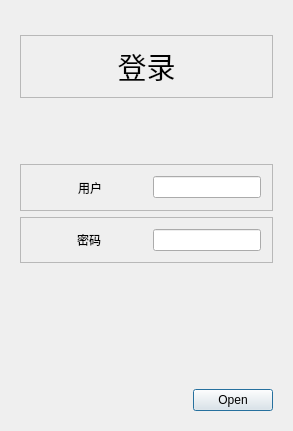
<?xml version="1.0" encoding="UTF-8"?>
<ui version="4.0">
 <class>LogDialog</class>
 <widget class="QDialog" name="LogDialog">
  <property name="geometry">
   <rect>
    <x>0</x>
    <y>0</y>
    <width>293</width>
    <height>431</height>
   </rect>
  </property>
  <property name="windowTitle">
   <string>登录界面</string>
  </property>
  <layout class="QVBoxLayout" name="verticalLayout">
   <property name="leftMargin">
    <number>20</number>
   </property>
   <property name="topMargin">
    <number>20</number>
   </property>
   <property name="rightMargin">
    <number>20</number>
   </property>
   <property name="bottomMargin">
    <number>20</number>
   </property>
   <item>
    <spacer name="verticalSpacer_2">
     <property name="orientation">
      <enum>Qt::Vertical</enum>
     </property>
     <property name="sizeType">
      <enum>QSizePolicy::Fixed</enum>
     </property>
     <property name="sizeHint" stdset="0">
      <size>
       <width>20</width>
       <height>15</height>
      </size>
     </property>
    </spacer>
   </item>
   <item>
    <widget class="QFrame" name="frame_3">
     <property name="frameShape">
      <enum>QFrame::StyledPanel</enum>
     </property>
     <property name="frameShadow">
      <enum>QFrame::Raised</enum>
     </property>
     <layout class="QHBoxLayout" name="horizontalLayout_3">
      <item>
       <widget class="QLabel" name="label_3">
        <property name="font">
         <font>
          <pointsize>22</pointsize>
         </font>
        </property>
        <property name="text">
         <string>登录</string>
        </property>
        <property name="alignment">
         <set>Qt::AlignCenter</set>
        </property>
       </widget>
      </item>
     </layout>
    </widget>
   </item>
   <item>
    <spacer name="verticalSpacer_3">
     <property name="orientation">
      <enum>Qt::Vertical</enum>
     </property>
     <property name="sizeType">
      <enum>QSizePolicy::Fixed</enum>
     </property>
     <property name="sizeHint" stdset="0">
      <size>
       <width>20</width>
       <height>60</height>
      </size>
     </property>
    </spacer>
   </item>
   <item>
    <widget class="QFrame" name="frame_2">
     <property name="frameShape">
      <enum>QFrame::StyledPanel</enum>
     </property>
     <property name="frameShadow">
      <enum>QFrame::Raised</enum>
     </property>
     <layout class="QHBoxLayout" name="horizontalLayout">
      <property name="leftMargin">
       <number>11</number>
      </property>
      <property name="topMargin">
       <number>11</number>
      </property>
      <property name="rightMargin">
       <number>11</number>
      </property>
      <property name="bottomMargin">
       <number>11</number>
      </property>
      <item>
       <spacer name="horizontalSpacer_3">
        <property name="orientation">
         <enum>Qt::Horizontal</enum>
        </property>
        <property name="sizeHint" stdset="0">
         <size>
          <width>40</width>
          <height>20</height>
         </size>
        </property>
       </spacer>
      </item>
      <item>
       <widget class="QLabel" name="label_2">
        <property name="text">
         <string>用户</string>
        </property>
       </widget>
      </item>
      <item>
       <spacer name="horizontalSpacer">
        <property name="orientation">
         <enum>Qt::Horizontal</enum>
        </property>
        <property name="sizeHint" stdset="0">
         <size>
          <width>40</width>
          <height>20</height>
         </size>
        </property>
       </spacer>
      </item>
      <item>
       <widget class="QLineEdit" name="UserEdit"/>
      </item>
     </layout>
    </widget>
   </item>
   <item>
    <widget class="QFrame" name="frame">
     <property name="frameShape">
      <enum>QFrame::StyledPanel</enum>
     </property>
     <property name="frameShadow">
      <enum>QFrame::Raised</enum>
     </property>
     <layout class="QHBoxLayout" name="horizontalLayout_2">
      <property name="spacing">
       <number>7</number>
      </property>
      <property name="leftMargin">
       <number>11</number>
      </property>
      <property name="topMargin">
       <number>11</number>
      </property>
      <property name="rightMargin">
       <number>11</number>
      </property>
      <property name="bottomMargin">
       <number>11</number>
      </property>
      <item>
       <spacer name="horizontalSpacer_4">
        <property name="orientation">
         <enum>Qt::Horizontal</enum>
        </property>
        <property name="sizeHint" stdset="0">
         <size>
          <width>40</width>
          <height>20</height>
         </size>
        </property>
       </spacer>
      </item>
      <item>
       <widget class="QLabel" name="label">
        <property name="text">
         <string>密码</string>
        </property>
       </widget>
      </item>
      <item>
       <spacer name="horizontalSpacer_2">
        <property name="orientation">
         <enum>Qt::Horizontal</enum>
        </property>
        <property name="sizeHint" stdset="0">
         <size>
          <width>40</width>
          <height>20</height>
         </size>
        </property>
       </spacer>
      </item>
      <item>
       <widget class="QLineEdit" name="PasswordEdit">
        <property name="contextMenuPolicy">
         <enum>Qt::DefaultContextMenu</enum>
        </property>
        <property name="echoMode">
         <enum>QLineEdit::Password</enum>
        </property>
       </widget>
      </item>
     </layout>
    </widget>
   </item>
   <item>
    <spacer name="verticalSpacer">
     <property name="orientation">
      <enum>Qt::Vertical</enum>
     </property>
     <property name="sizeType">
      <enum>QSizePolicy::Fixed</enum>
     </property>
     <property name="sizeHint" stdset="0">
      <size>
       <width>20</width>
       <height>120</height>
      </size>
     </property>
    </spacer>
   </item>
   <item>
    <widget class="QDialogButtonBox" name="buttonBox">
     <property name="orientation">
      <enum>Qt::Horizontal</enum>
     </property>
     <property name="standardButtons">
      <set>QDialogButtonBox::Open</set>
     </property>
    </widget>
   </item>
  </layout>
 </widget>
 <resources/>
 <connections>
  <connection>
   <sender>buttonBox</sender>
   <signal>accepted()</signal>
   <receiver>LogDialog</receiver>
   <slot>accept()</slot>
   <hints>
    <hint type="sourcelabel">
     <x>248</x>
     <y>254</y>
    </hint>
    <hint type="destinationlabel">
     <x>157</x>
     <y>274</y>
    </hint>
   </hints>
  </connection>
  <connection>
   <sender>buttonBox</sender>
   <signal>rejected()</signal>
   <receiver>LogDialog</receiver>
   <slot>reject()</slot>
   <hints>
    <hint type="sourcelabel">
     <x>316</x>
     <y>260</y>
    </hint>
    <hint type="destinationlabel">
     <x>286</x>
     <y>274</y>
    </hint>
   </hints>
  </connection>
 </connections>
</ui>
